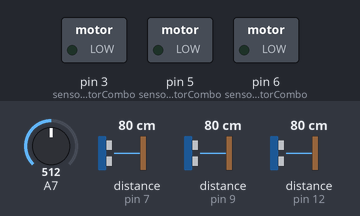
Recording of a sketch running on a simulated Arduino Nano, built with avr-gcc and run on an emulated ATmega328P. On the bench: switched loads named in the sketch (green lamp = pin HIGH). Wiring (inferred from the names in the program): 3 × ultrasonic range finder: trigger pin 8, echo pin 7 / trigger pin 10, echo pin 9 / trigger pin 11, echo pin 12. Inputs (shaded band) come from the test bench; at power-on: distance to the obstacle (sensors on pin 12, pin 7, pin 9) 80 cm, A7 = 512. The echo pulse lasts 58.3 µs per cm; pins used as bus, display or sensor lines are not drawn.

Above: at 1.2 s.
1.3 s: distance to the obstacle (sensor on pin 12) set to 18 cm
4.3 s: distance to the obstacle (sensor on pin 7) set to 2 cm
At 5.2 s:
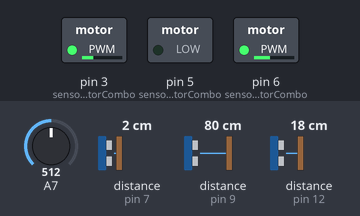
5.8 s: distance to the obstacle (sensor on pin 9) set to 2 cm
At 7.4 s:
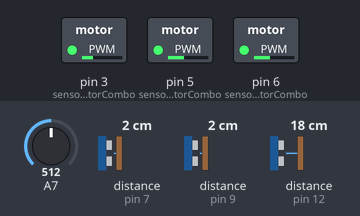
8.8 s: A7 set to 716
At 8.99 s:
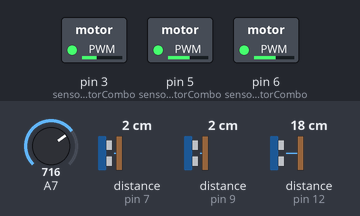
11.8 s: distance to the obstacle (sensor on pin 7) set to 13 cm
At 12.11 s:
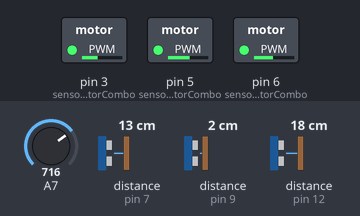
14.8 s: distance to the obstacle (sensor on pin 7) set to 35 cm
At 16.7 s:
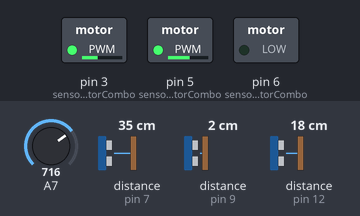
Timing chart, 0 to 18.8 s (numbered marks = the images above; inputs shaded):
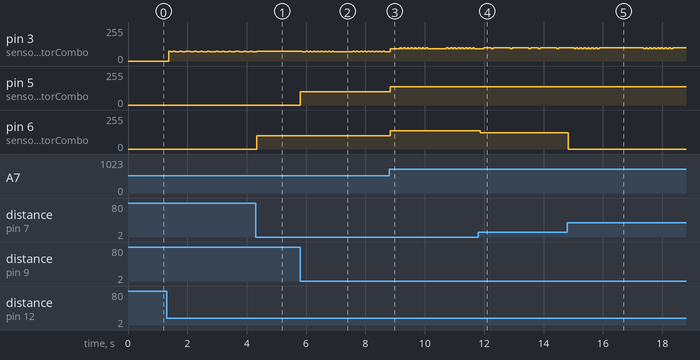

The sketch:

distanceSensorWithMultiMotorsWithPot.ino
```cpp
//red wire connects 5v on Nano to VCC on SR04
//brown wire connects SR04 to Ground
//Trigger pin of the SR04 sensor - green Jumper
//Echo pin of the SR04 sensor- yellow Jumper

//the nano can analogWrite to pins 3,5,6,9,10,11
//set up distance sensor pins
int sensorMotorCombo[3][3]={
  {11,  12, 3},  // Trigger pin for sensor0 = 11, echo pin for sensor0 = 12, motor for sensor0 = 3
  {10, 9, 5},    // Trigger pin for sensor1 = 10, echo pin for sensor1 = 9, motor for sensor1 = 5
  {8, 7, 6}     // Trigger pin for sensor2 = 8, echo pin for sensor2 = 7, motor for sensor2 = 6
};

int arrSize = sizeof(sensorMotorCombo)/sizeof(int); //cluge because you can't do array.length in c

//data manipulation variables
long duration, cm;
long distances[3];
int MAX_DISTANCE = 35; //this is in cm - we will use this distance to map the values for analogWrite
int MIN_DISTANCE = 10; //this is in cm - this is the closest we want to read from the sensor
unsigned long NEXT_TIME = millis();
int motorSpeed = 0; // variable to hold map function data
//double pot = 1;

int MAX_SPEED = 200;

void setup() {
  //Serial Port begin
  Serial.begin(9600);

  //Define inputs and outputs
  pinMode(sensorMotorCombo[0][0], OUTPUT); //pin 11 (trigger pin) is output
  pinMode(sensorMotorCombo[0][1], INPUT); //pin 12 (echo pin) is input
  pinMode(sensorMotorCombo[0][2], OUTPUT); //pin 11 (trigger pin) is output

  pinMode(sensorMotorCombo[1][0], OUTPUT); //pin 10 (trigger pin) is output
  pinMode(sensorMotorCombo[1][1], INPUT); //pin 9 (echo pin) is input
  pinMode(sensorMotorCombo[1][2], OUTPUT); //pin 11 (trigger pin) is output

  pinMode(sensorMotorCombo[2][0], OUTPUT); //pin 8 (trigger pin) is output
  pinMode(sensorMotorCombo[2][1], INPUT); //pin 7 (echo pin) is input
  pinMode(sensorMotorCombo[2][2], OUTPUT); //pin 11 (trigger pin) is output

}

void loop() {
  if (millis() >= NEXT_TIME) {
     for(int i = 0; i < 3; i++) {
  //    resetMotor(sensorMotorCombo[i][2]);
    }
    for (int i = 0; i < 3; i++) {
      int triggerPin = sensorMotorCombo[i][0];
      int echoPin = sensorMotorCombo[i][1];
      distances[i] = readSensor(triggerPin, echoPin);
  //    if (i == 2){
  //      Serial.print("Sensor ");
  //      Serial.print(i);
  //      Serial.print(" = ");
  //      Serial.println(distances[i]);
  //    }
    }
    double potValue = readPot();
  //  Serial.println(potValue);
    for (int i = 0; i < 3; i++) {
      int strength = (map(distances[i], MIN_DISTANCE, MAX_DISTANCE, 200, 0) * potValue);
      writeMotor(sensorMotorCombo[i][2], strength);
//      if (i == 0) {
//        Serial.print("Motor ");
//        Serial.print(i);
//        Serial.print(" : ");
//        Serial.print(distances[i]);
//        Serial.print(", ");
//        Serial.println(strength);
//      }
    }
    NEXT_TIME = millis() + 60;
  }
}//end of loop

/***
 * Reads potentiometer and returns percentage
 */
double readPot() {
  // Read the value from the pin, it will be between 0 and 1024, we then convert this to a percentage from this range.
  // This is done with map and then a double divide/cast.
  int pinValue = analogRead(A7);
  return map(pinValue, 0, 1024, 0, 100) / (double) 100;
}

long readSensor(int triggerPin, int echoPin) {
  digitalWrite(triggerPin, HIGH);
  delayMicroseconds(10);
  digitalWrite(triggerPin, LOW);
  long duration = pulseIn(echoPin, HIGH);
  long cm = duration / 2 / 29.1;
  if (cm < MIN_DISTANCE) {
    return MIN_DISTANCE;
  } else if (cm > MAX_DISTANCE) {
    return MAX_DISTANCE;
  }
  return cm;
}

void resetMotor(int motorPin) {
  analogWrite(motorPin, 0);
}

void writeMotor(int motorPin, int vibrateStr) {
  analogWrite(motorPin, vibrateStr);
}
```

Measured:
- after the input at 4.3 s, pin 3 (sensorMotorCombo): goes on until 4.3 s, then stays 72/255; pin 6 (sensorMotorCombo): 0/255 → 100/255 at once
- after the input at 5.8 s, pin 3 (sensorMotorCombo): goes 68/255 0.13 s, 7 × (72/255 0.06 s, 68/255 0.06 s), 72/255 0.06 s, 68/255 0.63 s, 8 × (72/255 0.06 s, 68/255 0.06 s), 72/255 0.06 s, then 68/255, starting after 0.07 s; pin 5 (sensorMotorCombo): 0/255 → 100/255 at once
- after the input at 8.8 s, pin 5 (sensorMotorCombo), pin 6 (sensorMotorCombo): 100/255 → 138/255 at once
- after the input at 11.8 s, pin 6 (sensorMotorCombo): 138/255 → 121/255 after 0.07 s
- after the input at 14.8 s, pin 6 (sensorMotorCombo): 121/255 → 0/255 at once
